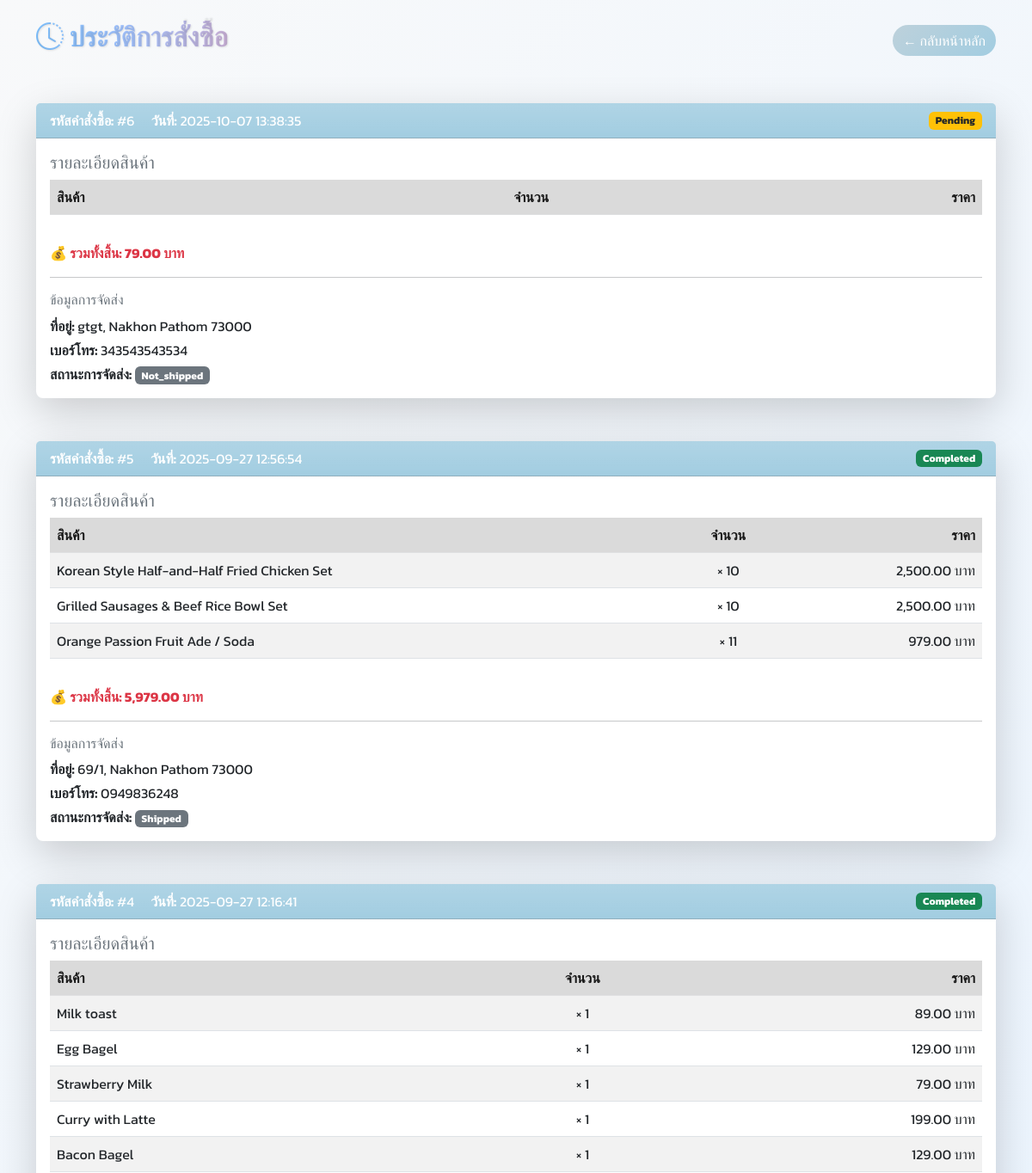
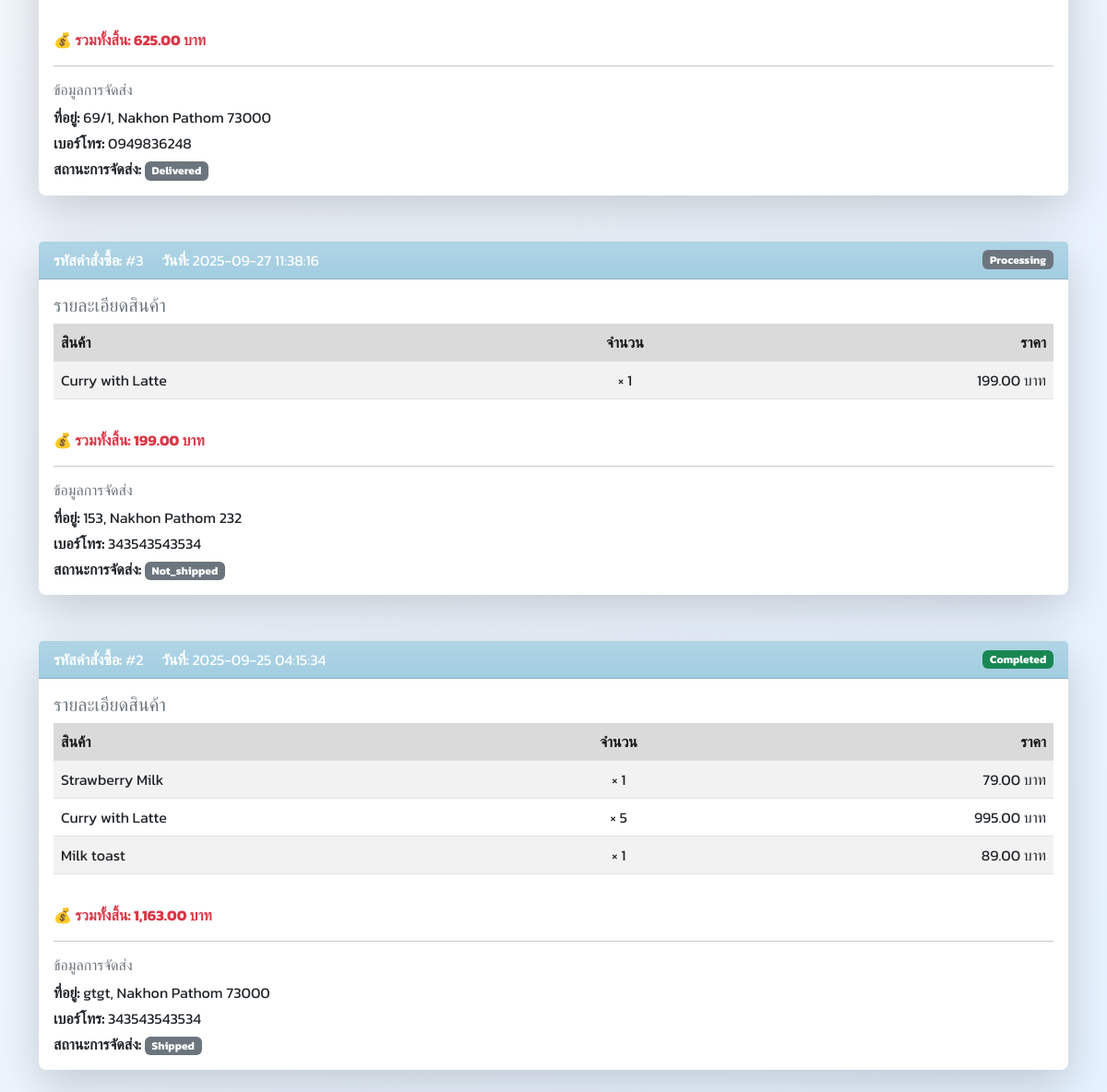
/order.php (signed in), run on the app's committed database (2 pictures, top to bottom).
### tables this page shows
CREATE TABLE `orders` (
  `order_id` int(11) NOT NULL,
  `user_id` int(11) DEFAULT NULL,
  `total_amount` decimal(10,2) NOT NULL,
  `order_date` timestamp NOT NULL DEFAULT current_timestamp(),
  `status` enum('pending','processing','shipped','completed','cancelled') DEFAULT 'pending'
);

CREATE TABLE `shipping` (
  `shipping_id` int(11) NOT NULL,
  `order_id` int(11) DEFAULT NULL,
  `address` varchar(255) NOT NULL,
  `city` varchar(100) DEFAULT NULL,
  `postal_code` varchar(20) DEFAULT NULL,
  `phone` varchar(20) DEFAULT NULL,
  `shipping_status` enum('not_shipped','shipped','delivered') DEFAULT 'not_shipped'
);

CREATE TABLE `order_items` (
  `order_item_id` int(11) NOT NULL,
  `order_id` int(11) DEFAULT NULL,
  `product_id` int(11) DEFAULT NULL,
  `quantity` int(11) NOT NULL,
  `price` decimal(10,2) NOT NULL
);

CREATE TABLE `products` (
  `product_id` int(11) NOT NULL,
  `product_name` varchar(150) NOT NULL,
  `description` text DEFAULT NULL,
  `price` decimal(10,2) NOT NULL,
  `stock` int(11) DEFAULT 0,
  `image` varchar(255) DEFAULT NULL,
  `category_id` int(11) DEFAULT NULL,
  `created_at` timestamp NOT NULL DEFAULT current_timestamp()
);

### function.php (called while the page is built)
<?php
    function getOrderItems($conn, $order_id) {
        $stmt = $conn->prepare("SELECT oi.quantity, oi.price, p.product_name
                                FROM order_items oi
                                JOIN products p ON oi.product_id = p.product_id
                                WHERE oi.order_id = ?");
        $stmt->execute([$order_id]);
        return $stmt->fetchAll(PDO::FETCH_ASSOC);
    }
    function getShippingInfo($conn, $order_id) {
        $stmt = $conn->prepare("SELECT * FROM shipping WHERE order_id = ?");
        $stmt->execute([$order_id]);
        return $stmt->fetch(PDO::FETCH_ASSOC);
    }
?>

### order.php (the view, shortened to what this page needs)
<?php
    require 'config.php';
    require 'function.php';
    $user_id = $_SESSION['user_id'];
    $stmt = $conn->prepare("SELECT * FROM orders WHERE user_id = ? ORDER BY order_date DESC");
    $stmt->execute([$user_id]);
    $orders = $stmt->fetchAll(PDO::FETCH_ASSOC);
    ?>
<!DOCTYPE html>
<html lang="th">
<head>
    <link href="https://cdn.jsdelivr.net/npm/bootstrap@5.3.0/dist/css/bootstrap.min.css" rel="stylesheet">
    <link href="https://cdn.jsdelivr.net/npm/bootstrap-icons@1.13.0/font/bootstrap-icons.css" rel="stylesheet">
</head>
<body class="container mt-4">
    <div class="d-flex justify-content-between align-items-center">
        <h2 class=" text-gradient"><i class="bi bi-clock-history"></i> ประวัติการสั่งซื้อ</h2>
        <a href="index.php" class="btn btn-gradient btn-edit rounded-pill">← กลับหน้าหลัก</a>
    </div>
    <?php if (count($orders) === 0): ?>
        <div class="alert alert-warning shadow-sm">
            คุณยังไม่เคยสั่งซื้อสินค้า 🛒
        </div>
    <?php else: ?>
        <?php foreach ($orders as $order): ?>
            <div class="card border-0 shadow-lg mb-4 rounded-3">
                <div class="card-header bg-gradient text-white d-flex justify-content-between align-items-center">
                    <div>
                        <strong>รหัสคำสั่งซื้อ:</strong> #<?= $order['order_id'] ?>
                        <span class="ms-3"><strong>วันที่:</strong> <?= $order['order_date'] ?></span>
                    </div>
                    <span class="badge
                        <?php if ($order['status'] == 'pending') echo 'bg-warning text-dark';
                              elseif ($order['status'] == 'completed') echo 'bg-success';
                              elseif ($order['status'] == 'cancelled') echo 'bg-danger';
                              else echo 'bg-secondary'; ?>">
                        <?= ucfirst($order['status']) ?>
                    </span>
                </div>
                <div class="card-body">
                    <h5 class="card-title text-secondary">รายละเอียดสินค้า</h5>
                    <div class="table-responsive">
                        <table class="table table-striped align-middle">
                            <thead class="table-light">
                                <tr>
                                    <th>สินค้า</th>
                                    <th class="text-center">จำนวน</th>
                                    <th class="text-end">ราคา</th>
                                </tr>
                            </thead>
                            <tbody>
                                <?php foreach (getOrderItems($conn, $order['order_id']) as $item): ?>
                                    <tr>
                                        <td><?= htmlspecialchars($item['product_name']) ?></td>
                                        <td class="text-center">× <?= $item['quantity'] ?></td>
                                        <td class="text-end">
                                            <?= number_format($item['price'] * $item['quantity'], 2) ?> บาท
                                        </td>
                                    </tr>
                                <?php endforeach; ?>
                            </tbody>
                        </table>
                    </div>
                    <div class="d-flex justify-content-between align-items-center mt-3">
                        <p class="fw-bold text-danger mb-0">
                            💰 รวมทั้งสิ้น: <?= number_format($order['total_amount'], 2) ?> บาท
                        </p>
                    </div>
                    <?php $shipping = getShippingInfo($conn, $order['order_id']); ?>
                    <?php if ($shipping): ?>
                        <hr>
                        <h6 class="text-secondary">ข้อมูลการจัดส่ง</h6>
                        <p class="mb-1"><strong>ที่อยู่:</strong> <?= htmlspecialchars($shipping['address']) ?>,
                            <?= htmlspecialchars($shipping['city']) ?> <?= $shipping['postal_code'] ?>
                        </p>
                        <p class="mb-1"><strong>เบอร์โทร:</strong> <?= htmlspecialchars($shipping['phone']) ?></p>
                        <p class="mb-0">
                            <strong>สถานะการจัดส่ง:</strong>
                            <span class="badge
                                <?php if ($shipping['shipping_status'] == 'กำลังจัดส่ง') echo 'bg-info';
                                      elseif ($shipping['shipping_status'] == 'จัดส่งสำเร็จ') echo 'bg-success';
                                      else echo 'bg-secondary'; ?>">
                                <?= ucfirst($shipping['shipping_status']) ?>
                            </span>
                        </p>
                    <?php endif; ?>
                </div>
            </div>
        <?php endforeach; ?>
    <?php endif; ?>
</body>
</html>

### order.php (style rules this page uses)
body { font-family: 'Kanit', 'Nunito', sans-serif; background: linear-gradient(135deg, #f8f9fa, #e6f2ff); }
.text-gradient { background: linear-gradient(90deg, #80c2ffff, #a7c5ffff, #cdb4db); -webkit-background-clip: text; -webkit-text-fill-color: transparent; font-weight: 700; font-size: 2rem; text-shadow: 1px 1px 2px rgba(0, 0, 0, 0.1); }
.btn-gradient { color: white; font-weight: 500; border-radius: 12px; transition: all 0.3s; border: none; }
.btn-edit { background: linear-gradient(135deg, #bdd1dbff, #a2cde1ff); }
.card { border-radius: 15px; box-shadow: 0px 4px 15px rgba(0, 0, 0, 0.1); margin-top: 50px; }
h2 { font-weight: bold; color: #6c63ff; }
.table thead th { background: #dadadaff; color: #181818ff; }
.bg-gradient { background-color: #a2cde1ff ; }

### data on the page
orders: order_id "6", order_date "2025-10-07 13:38:35", status "Pending", total_amount "79.00", shipping.address "gtgt", shipping.city "Nakhon Pathom", shipping.postal_code "73000", shipping.phone "343543543534", shipping.shipping_status "Not_shipped"
orders: order_id "5", order_date "2025-09-27 12:56:54", status "Completed", total_amount "5,979.00", shipping.address "69/1", shipping.city "Nakhon Pathom", shipping.postal_code "73000", shipping.phone "0949836248", shipping.shipping_status "Shipped"
order_items: product.product_name "Korean Style Half-and-Half Fried Chicken Set", quantity "10", $item['price'] * $item['quantity'] "2,500.00"
order_items: product.product_name "Grilled Sausages & Beef Rice Bowl Set", quantity "10", $item['price'] * $item['quantity'] "2,500.00"
order_items: product.product_name "Orange Passion Fruit Ade / Soda", quantity "11", $item['price'] * $item['quantity'] "979.00"
orders: order_id "4", order_date "2025-09-27 12:16:41", status "Completed", total_amount "625.00", shipping.address "69/1", shipping.city "Nakhon Pathom", shipping.postal_code "73000", shipping.phone "0949836248", shipping.shipping_status "Delivered"
order_items: product.product_name "Milk toast", quantity "1", $item['price']*$item['quantity'] "89.00"
order_items: product.product_name "Egg Bagel", quantity "1", $item['price']*$item['quantity'] "129.00"
order_items: product.product_name "Strawberry Milk", quantity "1", $item['price']*$item['quantity'] "79.00"
order_items: product.product_name "Curry with Latte", quantity "1", $item['price']*$item['quantity'] "199.00"
order_items: product.product_name "Bacon Bagel", quantity "1", $item['price']*$item['quantity'] "129.00"
orders: order_id "3", order_date "2025-09-27 11:38:16", status "Processing", total_amount "199.00", shipping.address "153", shipping.city "Nakhon Pathom", shipping.postal_code "232", shipping.phone "343543543534", shipping.shipping_status "Not_shipped"
orders: order_id "2", order_date "2025-09-25 04:15:34", status "Completed", total_amount "1,163.00", shipping.address "gtgt", shipping.city "Nakhon Pathom", shipping.postal_code "73000", shipping.phone "343543543534", shipping.shipping_status "Shipped"
order_items: product.product_name "Curry with Latte", quantity "5", $item['price'] * $item['quantity'] "995.00"
